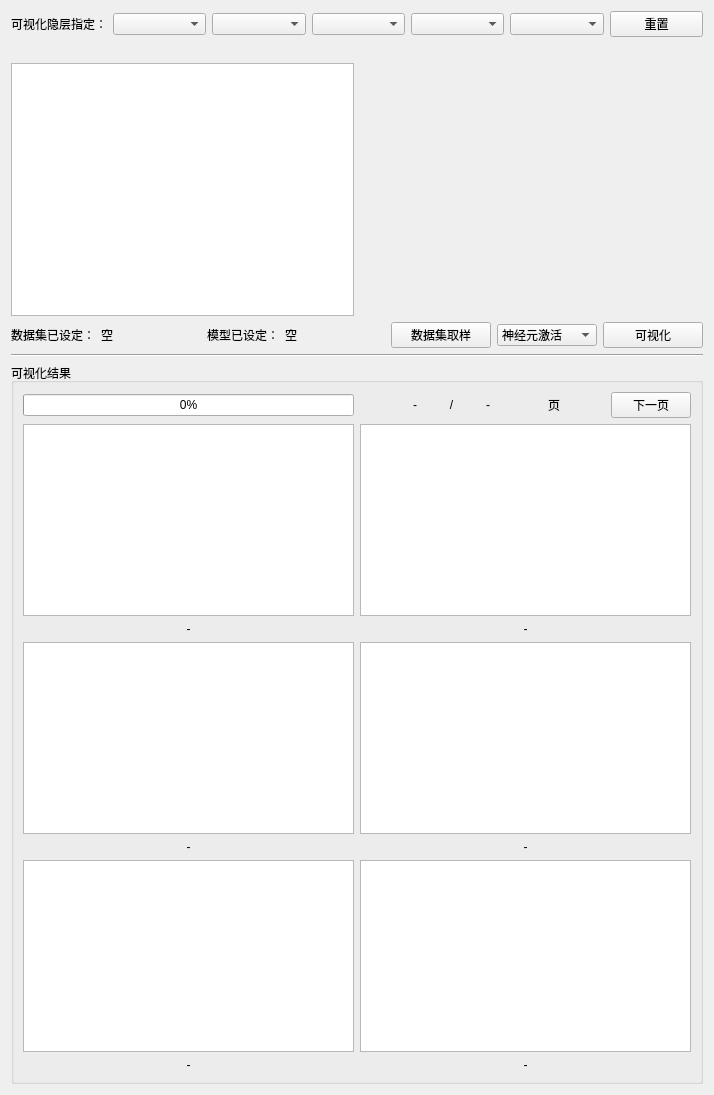
          <widget class="QWidget" name="scrollAreaWidgetContents_7">
           <property name="geometry">
            <rect>
             <x>0</x>
             <y>0</y>
             <width>714</width>
             <height>1095</height>
            </rect>
           </property>
           <layout class="QVBoxLayout" name="verticalLayout_61">
            <item>
             <layout class="QHBoxLayout" name="horizontalLayout_84">
              <item>
               <widget class="QLabel" name="label_101">
                <property name="text">
                 <string>可视化隐层指定：</string>
                </property>
               </widget>
              </item>
              <item>
               <widget class="QComboBox" name="comboBox_mV_L1"/>
              </item>
              <item>
               <widget class="QComboBox" name="comboBox_mV_L2"/>
              </item>
              <item>
               <widget class="QComboBox" name="comboBox_mV_L3"/>
              </item>
              <item>
               <widget class="QComboBox" name="comboBox_mV_L4"/>
              </item>
              <item>
               <widget class="QComboBox" name="comboBox_mV_L5"/>
              </item>
              <item>
               <widget class="QPushButton" name="pushButton_mV_clear">
                <property name="text">
                 <string>重置</string>
                </property>
               </widget>
              </item>
             </layout>
            </item>
            <item>
             <layout class="QHBoxLayout" name="horizontalLayout_77">
              <item>
               <widget class="QLabel" name="label_mV_visLayer">
                <property name="text">
                 <string/>
                </property>
                <property name="alignment">
                 <set>Qt::AlignCenter</set>
                </property>
               </widget>
              </item>
              <item>
               <widget class="QLabel" name="label_mV_choicedImgName">
                <property name="text">
                 <string/>
                </property>
                <property name="alignment">
                 <set>Qt::AlignCenter</set>
                </property>
               </widget>
              </item>
             </layout>
            </item>
            <item>
             <layout class="QHBoxLayout" name="horizontalLayout_81">
              <item>
               <widget class="QGraphicsView" name="graphicsView_mV_modelImg">
                <property name="minimumSize">
                 <size>
                  <width>0</width>
                  <height>250</height>
                 </size>
                </property>
               </widget>
              </item>
              <item>
               <widget class="QLabel" name="label_mV_choicedImg">
                <property name="sizePolicy">
                 <sizepolicy hsizetype="Expanding" vsizetype="Expanding">
                  <horstretch>0</horstretch>
                  <verstretch>0</verstretch>
                 </sizepolicy>
                </property>
                <property name="minimumSize">
                 <size>
                  <width>100</width>
                  <height>250</height>
                 </size>
                </property>
                <property name="text">
                 <string/>
                </property>
                <property name="alignment">
                 <set>Qt::AlignCenter</set>
                </property>
               </widget>
              </item>
             </layout>
            </item>
            <item>
             <layout class="QHBoxLayout" name="horizontalLayout_85">
              <item>
               <widget class="QLabel" name="label_mE_14">
                <property name="sizePolicy">
                 <sizepolicy hsizetype="Fixed" vsizetype="Fixed">
                  <horstretch>0</horstretch>
                  <verstretch>0</verstretch>
                 </sizepolicy>
                </property>
                <property name="maximumSize">
                 <size>
                  <width>16777215</width>
                  <height>40</height>
                 </size>
                </property>
                <property name="text">
                 <string>数据集已设定：</string>
                </property>
               </widget>
              </item>
              <item>
               <widget class="QLabel" name="label_mV_dataset">
                <property name="maximumSize">
                 <size>
                  <width>16777215</width>
                  <height>40</height>
                 </size>
                </property>
                <property name="text">
                 <string>空</string>
                </property>
               </widget>
              </item>
              <item>
               <widget class="QLabel" name="label_102">
                <property name="sizePolicy">
                 <sizepolicy hsizetype="Fixed" vsizetype="Preferred">
                  <horstretch>0</horstretch>
                  <verstretch>0</verstretch>
                 </sizepolicy>
                </property>
                <property name="maximumSize">
                 <size>
                  <width>16777215</width>
                  <height>40</height>
                 </size>
                </property>
                <property name="text">
                 <string>模型已设定：</string>
                </property>
               </widget>
              </item>
              <item>
               <widget class="QLabel" name="label_mV_model">
                <property name="maximumSize">
                 <size>
                  <width>16777215</width>
                  <height>40</height>
                 </size>
                </property>
                <property name="text">
                 <string>空</string>
                </property>
               </widget>
              </item>
              <item>
               <widget class="QPushButton" name="pushButton_mV_randomImg">
                <property name="text">
                 <string>数据集取样</string>
                </property>
               </widget>
              </item>
              <item>
               <widget class="QComboBox" name="comboBox_mV_actOrGrad">
                <item>
                 <property name="text">
                  <string>神经元激活</string>
                 </property>
                </item>
                <item>
                 <property name="text">
                  <string>神经元梯度</string>
                 </property>
                </item>
               </widget>
              </item>
              <item>
               <widget class="QPushButton" name="pushButton_mV_confirmVis">
                <property name="text">
                 <string>可视化</string>
                </property>
               </widget>
              </item>
             </layout>
            </item>
            <item>
             <widget class="Line" name="line_28">
              <property name="orientation">
               <enum>Qt::Horizontal</enum>
              </property>
             </widget>
            </item>
            <item>
             <widget class="QGroupBox" name="groupBox_mV_feaShow">
              <property name="minimumSize">
               <size>
                <width>0</width>
                <height>700</height>
               </size>
              </property>
              <property name="title">
               <string>可视化结果</string>
              </property>
              <layout class="QVBoxLayout" name="verticalLayout_62">
               <item>
                <layout class="QGridLayout" name="gridLayout_mV">
                 <item row="2" column="2">
                  <widget class="QGraphicsView" name="graphicsView_mV_fea2"/>
                 </item>
                 <item row="6" column="0">
                  <widget class="QGraphicsView" name="graphicsView_mV_fea5"/>
                 </item>
                 <item row="4" column="0">
                  <widget class="QGraphicsView" name="graphicsView_mV_fea3"/>
                 </item>
                 <item row="0" column="2">
                  <layout class="QHBoxLayout" name="horizontalLayout_117">
                   <item>
                    <widget class="QLabel" name="label_mV_pageCurr">
                     <property name="text">
                      <string>-</string>
                     </property>
                     <property name="alignment">
                      <set>Qt::AlignRight|Qt::AlignTrailing|Qt::AlignVCenter</set>
                     </property>
                    </widget>
                   </item>
                   <item>
                    <widget class="QLabel" name="label_236">
                     <property name="text">
                      <string>/</string>
                     </property>
                     <property name="alignment">
                      <set>Qt::AlignCenter</set>
                     </property>
                    </widget>
                   </item>
                   <item>
                    <widget class="QLabel" name="label_mV_pageAll">
                     <property name="text">
                      <string>-</string>
                     </property>
                    </widget>
                   </item>
                   <item>
                    <widget class="QLabel" name="label_235">
                     <property name="text">
                      <string>页</string>
                     </property>
                    </widget>
                   </item>
                   <item>
                    <widget class="QPushButton" name="pushButton_mV_nextPage">
                     <property name="text">
                      <string>下一页</string>
                     </property>
                    </widget>
                   </item>
                  </layout>
                 </item>
                 <item row="6" column="2">
                  <widget class="QGraphicsView" name="graphicsView_mV_fea6"/>
                 </item>
                 <item row="7" column="2">
                  <widget class="QLabel" name="label_mV_fea6">
                   <property name="text">
                    <string>-</string>
                   </property>
                   <property name="alignment">
                    <set>Qt::AlignCenter</set>
                   </property>
                  </widget>
                 </item>
                 <item row="2" column="0">
                  <widget class="QGraphicsView" name="graphicsView_mV_fea1"/>
                 </item>
                 <item row="5" column="0">
                  <widget class="QLabel" name="label_mV_fea3">
                   <property name="text">
                    <string>-</string>
                   </property>
                   <property name="alignment">
                    <set>Qt::AlignCenter</set>
                   </property>
                  </widget>
                 </item>
                 <item row="5" column="2">
                  <widget class="QLabel" name="label_mV_fea4">
                   <property name="text">
                    <string>-</string>
                   </property>
                   <property name="alignment">
                    <set>Qt::AlignCenter</set>
                   </property>
                  </widget>
                 </item>
                 <item row="3" column="0">
                  <widget class="QLabel" name="label_mV_fea1">
                   <property name="text">
                    <string>-</string>
                   </property>
                   <property name="alignment">
                    <set>Qt::AlignCenter</set>
                   </property>
                  </widget>
                 </item>
                 <item row="7" column="0">
                  <widget class="QLabel" name="label_mV_fea5">
                   <property name="text">
                    <string>-</string>
                   </property>
                   <property name="alignment">
                    <set>Qt::AlignCenter</set>
                   </property>
                  </widget>
                 </item>
                 <item row="0" column="0">
                  <widget class="QProgressBar" name="progressBar_mV_visFea">
                   <property name="value">
                    <number>0</number>
                   </property>
                  </widget>
                 </item>
                 <item row="4" column="2">
                  <widget class="QGraphicsView" name="graphicsView_mV_fea4"/>
                 </item>
                 <item row="3" column="2">
                  <widget class="QLabel" name="label_mV_fea2">
                   <property name="text">
                    <string>-</string>
                   </property>
                   <property name="alignment">
                    <set>Qt::AlignCenter</set>
                   </property>
                  </widget>
                 </item>
                </layout>
               </item>
              </layout>
             </widget>
            </item>
           </layout>
          </widget>
